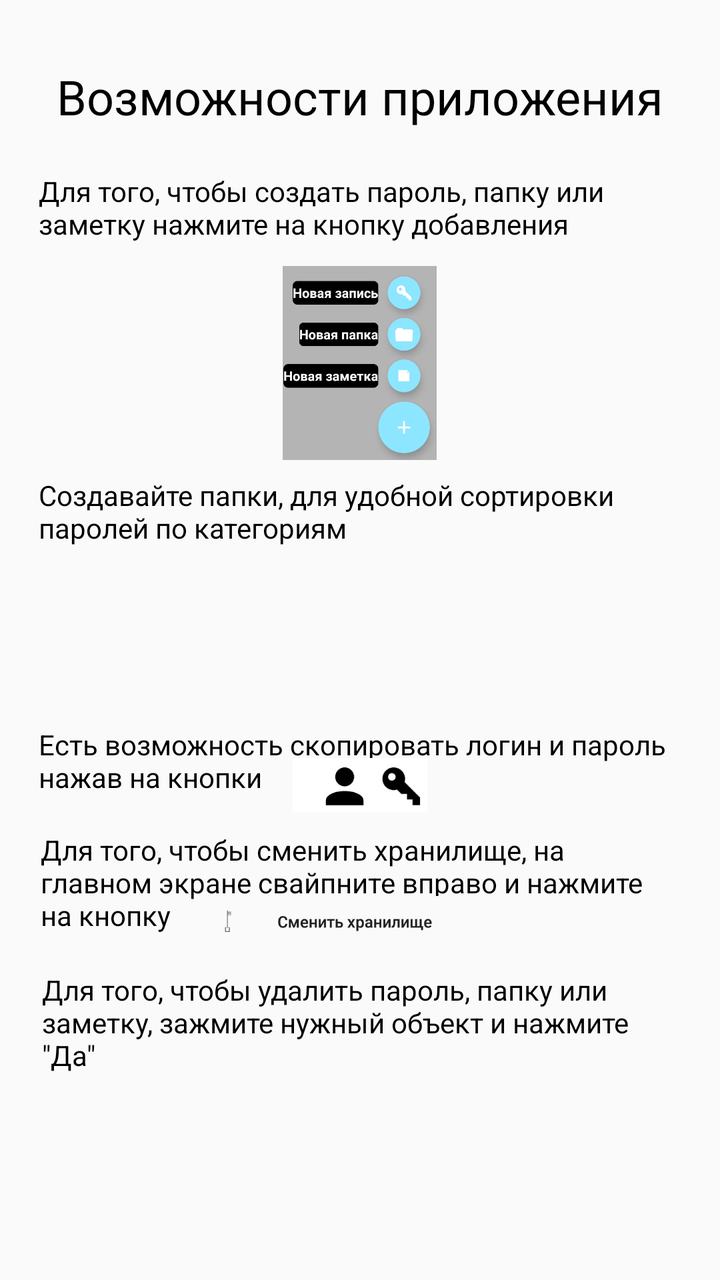
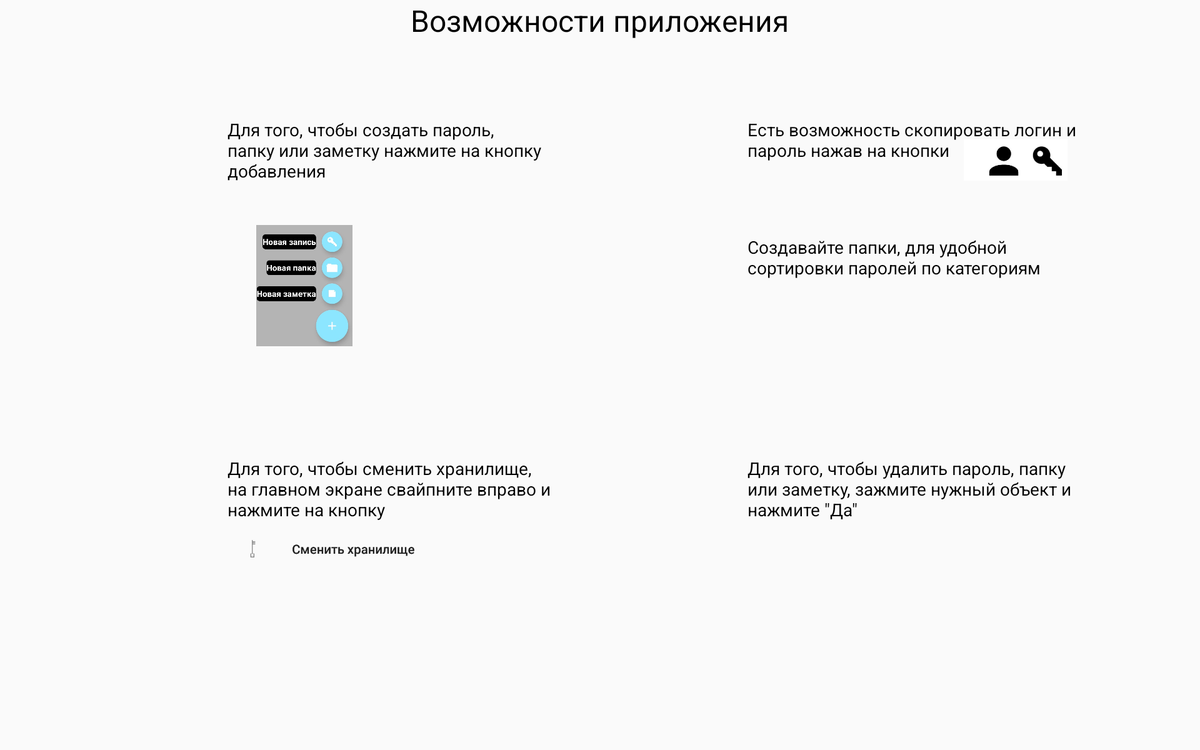

An Android layout and its configuration variant, each rendered on a device that would load it. The default file and the variant file are quoted in full after the pictures.
<!-- AndroidManifest.xml: application theme AppTheme -->
<!-- res/layout/fragment_welcome_screen_5.xml -->
<?xml version="1.0" encoding="utf-8"?>
<RelativeLayout xmlns:android="http://schemas.android.com/apk/res/android"
    xmlns:app="http://schemas.android.com/apk/res-auto" android:layout_width="match_parent"
    android:layout_height="match_parent">

    <TextView
        android:id="@+id/textView11"
        android:layout_width="wrap_content"
        android:layout_height="wrap_content"
        android:layout_alignParentTop="true"
        android:layout_centerHorizontal="true"
        android:layout_marginTop="32dp"
        android:text="Возможности приложения"
        android:textColor="@color/black"
        android:textSize="24sp" />

    <TextView
        android:id="@+id/textView12"
        android:layout_width="321dp"
        android:layout_height="wrap_content"
        android:layout_alignParentTop="true"
        android:layout_centerHorizontal="true"
        android:layout_marginTop="86dp"
        android:text="Для того, чтобы создать пароль, папку или заметку нажмите на кнопку добавления"
        android:textSize="14sp"
        android:textColor="@color/black" />


    <TextView
        android:id="@+id/textView13"
        android:layout_width="321dp"
        android:layout_height="wrap_content"
        android:layout_alignParentTop="true"
        android:layout_centerHorizontal="true"
        android:layout_marginTop="238dp"
        android:text="Создавайте папки, для удобной сортировки паролей по категориям"
        android:textColor="@color/black"
        android:textSize="14sp" />

    <TextView
        android:id="@+id/textView14"
        android:layout_width="321dp"
        android:layout_height="wrap_content"
        android:layout_alignParentBottom="true"
        android:layout_centerHorizontal="true"
        android:layout_marginBottom="242dp"
        android:text="Есть возможность скопировать логин и пароль нажав на кнопки"
        android:textColor="@color/black"
        android:textSize="14sp" />

    <ImageView
        android:id="@+id/imageView7"
        android:layout_width="123dp"
        android:layout_height="97dp"
        android:layout_alignParentTop="true"
        android:layout_centerHorizontal="true"
        android:layout_marginTop="133dp"
        app:srcCompat="@drawable/info_create" />

    <ImageView
        android:id="@+id/imageView15"
        android:layout_width="82dp"
        android:layout_height="27dp"
        android:layout_alignParentBottom="true"
        android:layout_centerHorizontal="true"
        android:layout_marginBottom="234dp"
        app:srcCompat="@drawable/info_login" />

    <TextView
        android:id="@+id/textView15"
        android:layout_width="319dp"
        android:layout_height="wrap_content"
        android:layout_alignParentBottom="true"
        android:layout_centerHorizontal="true"
        android:layout_marginBottom="173dp"
        android:text="Для того, чтобы сменить хранилище, на главном экране свайпните вправо и нажмите на кнопку"
        android:textColor="@color/black"
        android:textSize="14sp" />

    <ImageView
        android:id="@+id/imageView16"
        android:layout_width="152dp"
        android:layout_height="26dp"
        android:layout_alignParentBottom="true"
        android:layout_centerHorizontal="true"
        android:layout_marginBottom="166dp"
        app:srcCompat="@drawable/info_change" />

    <TextView
        android:id="@+id/textView16"
        android:layout_width="318dp"
        android:layout_height="wrap_content"
        android:layout_alignParentBottom="true"
        android:layout_centerHorizontal="true"
        android:layout_marginBottom="103dp"
        android:text='Для того, чтобы удалить пароль, папку или заметку, зажмите нужный объект и нажмите "Да"'
        android:textColor="@color/black"
        android:textSize="14sp" />
</RelativeLayout>
<!-- resources referenced by this layout -->
<resources>
  <color name="black">#000000</color>
  <!-- drawable info_change: jpg bitmap (drawable, 7512 bytes) -->
  <!-- drawable info_create: jpg bitmap (drawable, 26383 bytes) -->
  <!-- drawable info_login: jpg bitmap (drawable, 3816 bytes) -->
  <style name="AppTheme" parent="Theme.AppCompat.Light.NoActionBar">
          
          <item name="colorPrimary">@color/colorPrimary</item>
          <item name="colorPrimaryDark">@color/colorPrimaryDark</item>
          <item name="colorAccent">@color/colorAccent</item>
      </style>
  <color name="colorPrimary">#000000</color>
  <color name="colorPrimaryDark">#000000</color>
  <color name="colorAccent">#8ce6ff</color>
</resources>
<!-- res/layout-sw600dp-land/fragment_welcome_screen_5.xml (the author's variant of the layout above) -->
<!-- drawn on a 7-inch tablet turned sideways -->
<?xml version="1.0" encoding="utf-8"?>
<RelativeLayout xmlns:android="http://schemas.android.com/apk/res/android"
    xmlns:app="http://schemas.android.com/apk/res-auto" android:layout_width="match_parent"
    android:layout_height="match_parent">

    <TextView
        android:id="@+id/textView11"
        android:layout_width="wrap_content"
        android:layout_height="wrap_content"
        android:layout_alignParentTop="true"
        android:layout_centerHorizontal="true"
        android:text="Возможности приложения"
        android:textColor="@color/black"
        android:textSize="24sp" />

    <TextView
        android:id="@+id/textView12"
        android:layout_width="262dp"
        android:layout_height="wrap_content"
        android:layout_alignStart="@+id/imageView7"
        android:layout_alignTop="@+id/textView14"
        android:text="Для того, чтобы создать пароль, папку или заметку нажмите на кнопку добавления"
        android:textColor="@color/black"
        android:textSize="14sp" />


    <TextView
        android:id="@+id/textView13"
        android:layout_width="269dp"
        android:layout_height="wrap_content"
        android:layout_alignParentTop="true"
        android:layout_alignStart="@+id/textView16"
        android:layout_marginTop="188dp"
        android:text="Создавайте папки, для удобной сортировки паролей по категориям"
        android:textColor="@color/black"
        android:textSize="14sp" />

    <TextView
        android:id="@+id/textView14"
        android:layout_width="268dp"
        android:layout_height="45dp"
        android:layout_alignParentTop="true"
        android:layout_alignStart="@+id/textView13"
        android:layout_marginTop="94dp"
        android:text="Есть возможность скопировать логин и пароль нажав на кнопки"
        android:textColor="@color/black"
        android:textSize="14sp" />

    <ImageView
        android:id="@+id/imageView7"
        android:layout_width="123dp"
        android:layout_height="97dp"
        android:layout_alignParentStart="true"
        android:layout_alignParentTop="true"
        android:layout_marginStart="182dp"
        android:layout_marginTop="180dp"
        app:srcCompat="@drawable/info_create" />

    <ImageView
        android:id="@+id/imageView15"
        android:layout_width="83dp"
        android:layout_height="36dp"
        android:layout_alignBottom="@+id/textView12"
        android:layout_alignParentEnd="true"
        android:layout_marginEnd="106dp"
        app:srcCompat="@drawable/info_login" />

    <TextView
        android:id="@+id/textView15"
        android:layout_width="299dp"
        android:layout_height="wrap_content"
        android:layout_alignParentBottom="true"
        android:layout_alignStart="@+id/textView12"
        android:layout_marginBottom="183dp"
        android:text="Для того, чтобы сменить хранилище, на главном экране свайпните вправо и нажмите на кнопку"
        android:textColor="@color/black"
        android:textSize="14sp" />

    <ImageView
        android:id="@+id/imageView16"
        android:layout_width="208dp"
        android:layout_height="33dp"
        android:layout_alignParentBottom="true"
        android:layout_alignStart="@+id/textView12"
        android:layout_marginBottom="144dp"
        app:srcCompat="@drawable/info_change" />

    <TextView
        android:id="@+id/textView16"
        android:layout_width="268dp"
        android:layout_height="wrap_content"
        android:layout_alignParentEnd="true"
        android:layout_alignTop="@+id/textView15"
        android:layout_marginEnd="94dp"
        android:text='Для того, чтобы удалить пароль, папку или заметку, зажмите нужный объект и нажмите "Да"'
        android:textColor="@color/black"
        android:textSize="14sp" />
</RelativeLayout>
